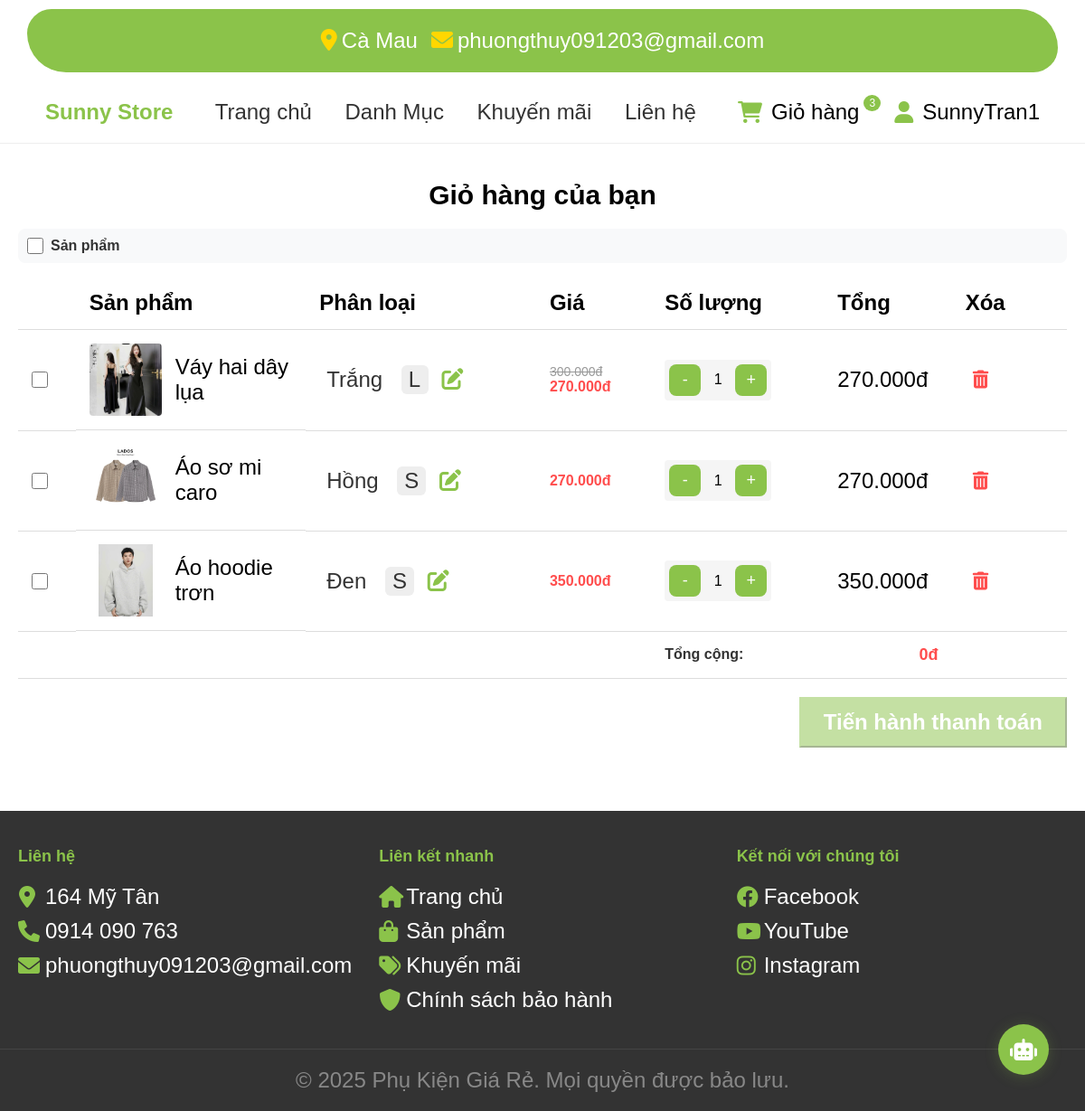
/cart.php (signed in), run on the app's committed database.
### tables this page shows
CREATE TABLE `chitietgiohang` (
  `chitietgiohangid` int(11) NOT NULL,
  `magiohang` int(11) NOT NULL,
  `masanpham` int(11) NOT NULL,
  `sizeid` int(11) NOT NULL,
  `mausacid` int(11) DEFAULT NULL,
  `soluong` int(11) NOT NULL,
  `gia` decimal(10,2) NOT NULL
);

CREATE TABLE `sanpham` (
  `sanphamid` int(11) NOT NULL,
  `tensanpham` varchar(255) NOT NULL,
  `mota` text DEFAULT NULL,
  `gia` decimal(10,2) NOT NULL,
  `madanhmuc` int(11) DEFAULT NULL,
  `makhuyenmai` int(11) DEFAULT NULL,
  `chatlieu` varchar(255) DEFAULT NULL,
  `thuonghieu` varchar(255) DEFAULT NULL,
  `baohanh` varchar(255) DEFAULT NULL,
  `gianhap` decimal(10,2) DEFAULT NULL
);

CREATE TABLE `mausac` (
  `mausacid` int(11) NOT NULL,
  `tenmau` varchar(50) NOT NULL,
  `mamau` varchar(7) DEFAULT NULL COMMENT 'Mã màu hex, ví dụ: #FFFFFF'
);

CREATE TABLE `size` (
  `sizeid` int(11) NOT NULL,
  `kichco` varchar(10) NOT NULL
);

### functions.php (called while the page is built, shortened)
<?php
if (!function_exists('getProductPromotion')) {
    function getProductPromotion($conn, $productId) {
        $sql = "SELECT k.*
                FROM khuyenmai k
                JOIN sanpham_khuyenmai sk ON k.khuyenmaiid = sk.khuyenmai_id
                WHERE sk.sanpham_id = ?
                AND k.ngaybatdau <= CURRENT_TIMESTAMP
                AND k.ngayketthuc >= CURRENT_TIMESTAMP";
        $stmt = $conn->prepare($sql);
        $stmt->bind_param("i", $productId);
        $stmt->execute();
        $result = $stmt->get_result();
        if ($result->num_rows > 0) {
            $promotion = $result->fetch_assoc();
            return [
                'khuyenmaiid' => $promotion['khuyenmaiid'],
                'tenkhuyenmai' => $promotion['tenkhuyenmai'],
                'giatrigiamgia' => floatval($promotion['giatri']),
                'loaigiamgia' => 'fixed',
                'ngaybatdau' => $promotion['ngaybatdau'],
                'ngayketthuc' => $promotion['ngayketthuc']
            ];
        }
        return null;
    }
}
if (!function_exists('calculateDiscountedPrice')) {
    function calculateDiscountedPrice($originalPrice, $promotion) {
        $originalPrice = floatval($originalPrice);
        $discountAmount = floatval($promotion['giatrigiamgia']);
        $finalPrice = $originalPrice - $discountAmount;
        return max($finalPrice, 1000);
    }
}
?>

### cart.php (the view, shortened to what this page needs)
<?php
require_once 'connect.php';
require_once 'functions.php';
?>
<!DOCTYPE html>
<html lang="en">
<head>
    <link href="https://cdnjs.cloudflare.com/ajax/libs/font-awesome/6.0.0/css/all.min.css" rel="stylesheet">
</head>
<body>
<?php include 'header.php'; ?>
<div class="cart-container">
    <h1 style="text-align: center; font-size: 30px; font-weight: bold;padding-bottom: 20px;">Giỏ hàng của bạn</h1>
    <?php
    $sql = "SELECT g.*, c.soluong, c.chitietgiohangid, c.masanpham, c.sizeid, c.mausacid, s.tensanpham, s.gia, h.duongdan, sz.kichco, ms.tenmau, ms.mamau
            FROM giohang g
            JOIN chitietgiohang c ON g.giohangid = c.magiohang
            JOIN sanpham s ON c.masanpham = s.sanphamid
            LEFT JOIN hinhanhsanpham h ON s.sanphamid = h.masanpham
            LEFT JOIN size sz ON c.sizeid = sz.sizeid
            LEFT JOIN mausac ms ON c.mausacid = ms.mausacid
            WHERE g.manguoidung = ?
            GROUP BY c.chitietgiohangid";
    $stmt = $conn->prepare($sql);
    $stmt->bind_param("i", $_SESSION['id']);
    $stmt->execute();
    $result = $stmt->get_result();
    if ($result->num_rows > 0): ?>
        <div class="select-all-container">
            <input type="checkbox" id="selectAll" style="width: 18px; height: 18px;">
            <label for="selectAll">Sản phẩm</label>
        </div>
        <table class="cart-table">
            <thead>
                <tr>
                    <th width="5%"></th>
                    <th width="20%">Sản phẩm</th>
                    <th width="20%">Phân loại</th>
                    <th width="10%">Giá</th>
                    <th width="15%">Số lượng</th>
                    <th width="10%">Tổng</th>
                    <th width="10%">Xóa</th>
                </tr>
            </thead>
            <tbody>
            <?php
            while ($row = $result->fetch_assoc()) {
                $promotion = getProductPromotion($conn, $row['masanpham']);
                if ($promotion) {
                    $discounted_price = calculateDiscountedPrice($row['gia'], $promotion);
                    $subtotal = $discounted_price * $row['soluong'];
                } else {
                    $subtotal = $row['gia'] * $row['soluong'];
                }
            ?>
                <tr>
                    <td>
                        <input type="checkbox" class="product-checkbox" value="<?php echo $row['chitietgiohangid']; ?>">
                    </td>
                    <td class="product-info">
                        <img src="picture/<?php echo $row['duongdan']; ?>" alt="<?php echo $row['tensanpham']; ?>">
                        <span><?php echo $row['tensanpham']; ?></span>
                    </td>
                    <td class="variant-info">
                        <span class="variant-badge" style="background:none;color:#333;padding:2px 8px;border-radius:6px;display:inline-block;min-width:40px;">
                            <?php echo $row['tenmau'] ? htmlspecialchars($row['tenmau']) : 'Chưa chọn'; ?>
                        </span>
                        <span class="variant-badge" style="background:#eee;color:#333;padding:2px 8px;border-radius:6px;display:inline-block;min-width:30px;margin-left:6px;">
                            <?php echo $row['kichco'] ? htmlspecialchars($row['kichco']) : 'Chưa chọn'; ?>
                        </span>
                        <button class="edit-variant-btn" style="margin-left:8px;cursor:pointer;background:none;border:none;color:#8BC34A;font-size:16px;" onclick="openEditVariantModal(<?php echo $row['chitietgiohangid']; ?>)" title="Thay đổi phân loại"><i class="fas fa-edit"></i></button>
                    </td>
                    <td class="price-info">
                        <?php if ($promotion): ?>
                            <span class="original-price"><?php echo number_format($row['gia'], 0, ',', '.'); ?>đ</span>
                            <span class="discounted-price"><?php echo number_format($discounted_price, 0, ',', '.'); ?>đ</span>
                        <?php else: ?>
                            <span class="normal-price"><?php echo number_format($row['gia'], 0, ',', '.'); ?>đ</span>
                        <?php endif; ?>
                    </td>
                    <td class="quantity-info">
                        <div class="quantity-controls">
                            <button class="quantity-btn minus" onclick="updateQuantity(<?php echo $row['chitietgiohangid']; ?>, 'decrease')" data-cart-id="<?php echo $row['chitietgiohangid']; ?>">-</button>
                            <span class="quantity" id="quantity-<?php echo $row['chitietgiohangid']; ?>"><?php echo $row['soluong']; ?></span>
                            <button class="quantity-btn plus" onclick="updateQuantity(<?php echo $row['chitietgiohangid']; ?>, 'increase')" data-cart-id="<?php echo $row['chitietgiohangid']; ?>">+</button>
                        </div>
                    </td>
                    <td class="subtotal" id="subtotal-<?php echo $row['chitietgiohangid']; ?>"><?php echo number_format($subtotal, 0, ',', '.'); ?>đ</td>
                    <td>
                        <button onclick="removeFromCart(<?php echo $row['chitietgiohangid']; ?>)" class="remove-btn" data-cart-id="<?php echo $row['chitietgiohangid']; ?>">
                            <i class="fas fa-trash-alt"></i>
                        </button>
                    </td>
                </tr>
            <?php } ?>
            </tbody>
            <tfoot>
                <tr>
                    <td colspan="4"></td>
                    <td class="total-label" style="text-align: left;">Tổng cộng:</td>
                    <td class="total-amount" style="text-align: right;">0đ</td>
                    <td></td>
                </tr>
            </tfoot>
        </table>
        <div class="cart-actions">
            <button onclick="processSelectedItems()" class="checkout-btn" id="checkoutBtn" disabled>
                <span class="btn-text">Tiến hành thanh toán</span>
            </button>
        </div>
    <?php endif; ?>
</div>
<?php include 'footer.php'; ?>
</body>
</html>

### cart.php (style rules this page uses)
* { margin: 0; padding: 0; font-size: 24px; box-sizing: border-box; font-family: Arial, sans-serif; }
.cart-container { max-width: 1350px; margin: 20px auto; padding: 20px; }
.cart-table { width: 100%; border-collapse: collapse; }
.cart-table th, .cart-table td { padding: 15px; text-align: left; border-bottom: 1px solid #ddd; vertical-align: middle; }
.product-info { display: flex; align-items: center; gap: 15px; }
.product-info img { width: 80px; height: 80px; object-fit: cover; border-radius: 4px; }
.quantity-controls { display: inline-flex; align-items: center; gap: 4px; background: #f5f5f5; padding: 5px; border-radius: 4px; }
.quantity-btn { width: 35px; height: 35px; background: #8BC34A; color: white; border: none; border-radius: 8px; cursor: pointer; font-size: 18px; transition: background 0.3s; margin: 0; padding: 0; display: flex; align-items: center; justify-content: center; }
.quantity { min-width: 30px; text-align: center; font-size: 16px; margin: 0; padding: 0; background: transparent; display: flex; align-items: center; justify-content: center; }
.original-price { color: #999; text-decoration: line-through; font-size: 14px; display: block; }
.discounted-price, .normal-price { color: #ff4d4d; font-weight: bold; font-size: 16px; }
.remove-btn { background: none; border: none; color: #ff4d4d; cursor: pointer; font-size: 18px; padding: 8px; transition: color 0.3s; display: flex; align-items: center; justify-content: center; }
input[type="checkbox"] { width: 18px; height: 18px; cursor: pointer; accent-color: #8BC34A; }
.total-label { font-weight: bold; font-size: 16px; text-align: right; color: #333; padding-right: 10px; }
.total-amount { font-weight: bold; color: #ff4d4d; font-size: 18px; text-align: right; padding-right: 10px; }
.cart-actions { margin-top: 20px; text-align: right; }
.checkout-btn { display: inline-block; padding: 12px 25px; background-color: #8BC34A; color: white; text-decoration: none; font-weight: bold; border-color: #8BC34A; transition: background-color 0.3s; }
.fa-trash-alt { font-size: 20px; }
.select-all-container { display: flex; align-items: center; gap: 8px; margin-bottom: 15px; padding: 10px; background: #f8f9fa; border-radius: 8px; }
.select-all-container label { font-size: 16px; font-weight: bold; color: #333; cursor: pointer; }
.checkout-btn:disabled { opacity: 0.5; cursor: not-allowed; }

### header.php (style rules this page uses)
* { margin: 0; padding: 0; font-size: 24px; box-sizing: border-box; font-family: Arial, sans-serif; }

### data on the page
chitietgiohang: shows a picture, masanpham.tensanpham "Váy hai dây lụa", mausacid.tenmau "Trắng", sizeid.kichco "L", masanpham.gia "300.000", masanpham.gia "270.000", soluong "1", subtotal "270.000"
chitietgiohang: shows a picture, masanpham.tensanpham "Áo sơ mi caro", mausacid.tenmau "Hồng", sizeid.kichco "S", masanpham.gia "270.000", soluong "1", subtotal "270.000"
chitietgiohang: shows a picture, masanpham.tensanpham "Áo hoodie trơn", mausacid.tenmau "Đen", sizeid.kichco "S", masanpham.gia "350.000", soluong "1", subtotal "350.000"

### other printed values
getCartItemCount($_SESSION['id']) "3"
$_SESSION['ten_dang_nhap'] "SunnyTran1"
